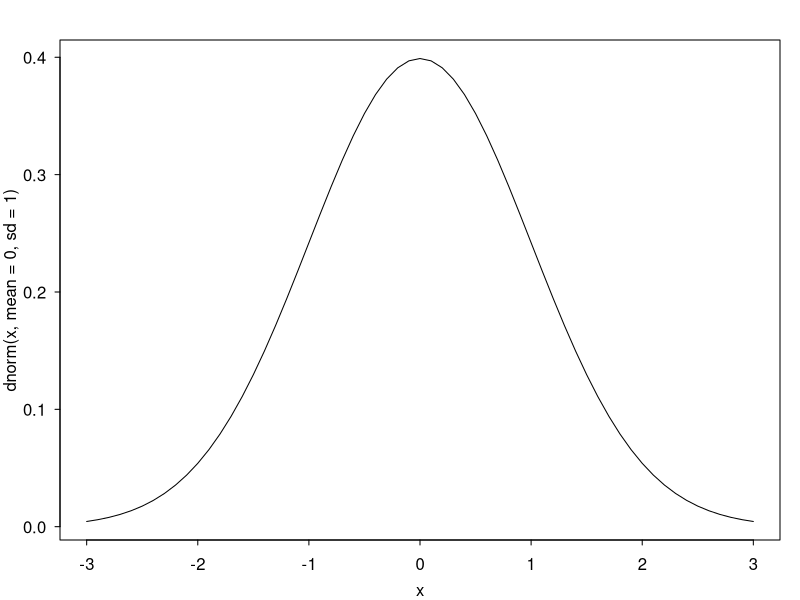
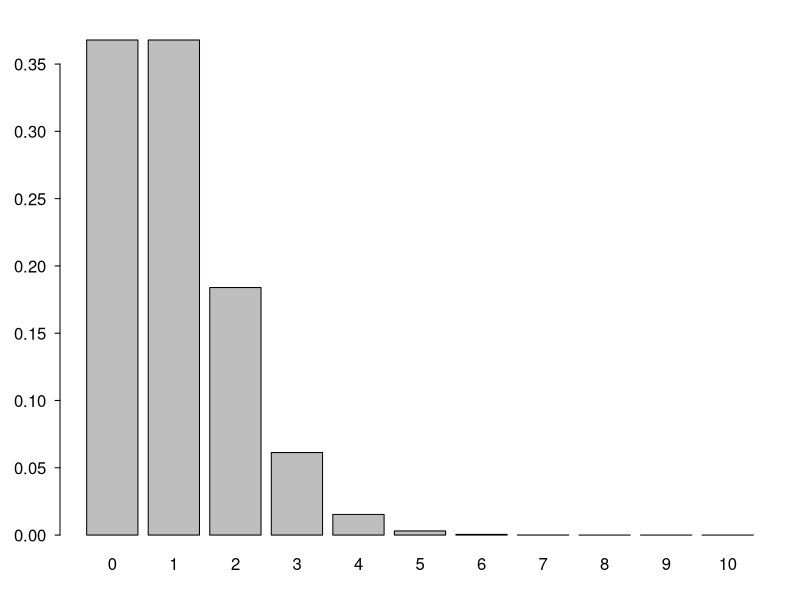
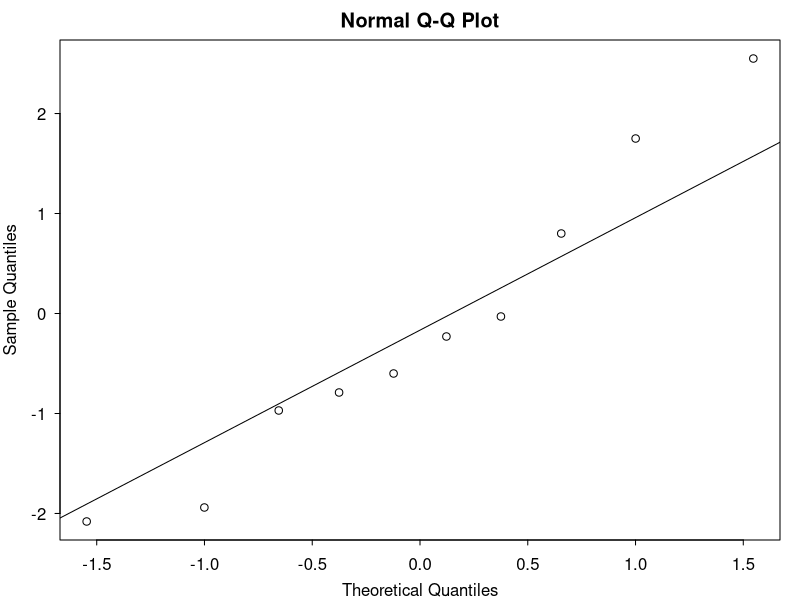

Write R code to recreate these figures, in order.
## ---- chunk 1
knitr::opts_chunk$set(dev = 'pdf')
options(width = 40)
par(mar=c(3,3,2,1), mgp=c(2,.7,0), tck=-.01,las=1)
# pkgs = c('R2jags','rjags', 'lubridate', 'tidyverse','forecast', 'rstan')
# lapply(pkgs, library, character.only = TRUE)
## ---- chunk 2
x = seq(from = -3, to = 3, by = 0.1)
plot(x, dnorm(x, mean = 0, sd = 1), type = 'l')
## ---- chunk 3
rnorm(20, mean = 0, sd = 1)
## ---- chunk 4
x = seq(from = 0, to = 10, by = 1)
barplot(dpois(x, lambda = 1), names.arg = x)
## ---- chunk 5
rpois(100, lambda = 1)
## ---- chunk 6
x = c(-0.23, -0.97, -1.94, -2.08, 2.55, 
      0.8, -0.03, -0.79, -0.6, 1.75)
## ---- chunk 7
mean(x); sd(x)
## ---- chunk 8
prod(dnorm(x, mean = 0, sd = 1))
prod(dnorm(x, mean = 1, sd = 1))
## ---- chunk 9
log(prod(dnorm(x, mean = 0, sd = 1)))
sum(dnorm(x, mean = 0, sd = 1, log = TRUE))
## ---- chunk 10
qqnorm(x)
qqline(x)
## ---- chunk 11
qnorm(0.9)
